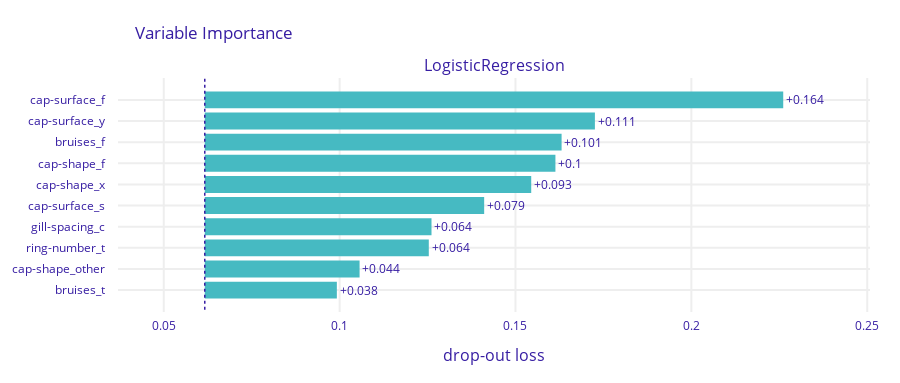

The notebook cell saved with this chart:
### Code cell
model_lr.model_explore()

### Figure 1 — Plotly figure (JSON) as saved in the notebook; plotly's stock layout.template omitted (floating-point values rounded to 4 significant figures)
{"data": [{"base": 0.06166, "hoverinfo": "text", "hoverlabel": {"bgcolor": "rgba(0,0,0,0.8)"}, "hovertext": ["Model: LogisticRegression loss after<br>variable: cap-surface_f is permuted: 0.226<br>Drop-out loss change: +0.164", "Model: LogisticRegression loss after<br>variable: cap-surface_y is permuted: 0.173<br>Drop-out loss change: +0.111", "Model: LogisticRegression loss after<br>variable: bruises_f is permuted: 0.163<br>Drop-out loss change: +0.101", "Model: LogisticRegression loss after<br>variable: cap-shape_f is permuted: 0.161<br>Drop-out loss change: +0.1", "Model: LogisticRegression loss after<br>variable: cap-shape_x is permuted: 0.154<br>Drop-out loss change: +0.093", "Model: LogisticRegression loss after<br>variable: cap-surface_s is permuted: 0.141<br>Drop-out loss change: +0.079", "Model: LogisticRegression loss after<br>variable: gill-spacing_c is permuted: 0.126<br>Drop-out loss change: +0.064", "Model: LogisticRegression loss after<br>variable: ring-number_t is permuted: 0.125<br>Drop-out loss change: +0.064", "Model: LogisticRegression loss after<br>variable: cap-shape_other is permuted: 0.106<br>Drop-out loss change: +0.044", "Model: LogisticRegression loss after<br>variable: bruises_t is permuted: 0.099<br>Drop-out loss change: +0.038"], "marker": {"color": "#46bac2"}, "orientation": "h", "showlegend": false, "text": ["+0.164", "+0.111", "+0.101", "+0.1", "+0.093", "+0.079", "+0.064", "+0.064", "+0.044", "+0.038"], "textposition": "outside", "type": "bar", "x": [0.1645, 0.1109, 0.1014, 0.09969, 0.09281, 0.07944, 0.06446, 0.06369, 0.04401, 0.03755], "xaxis": "x", "y": ["cap-surface_f", "cap-surface_y", "bruises_f", "cap-shape_f", "cap-shape_x", "cap-surface_s", "gill-spacing_c", "ring-number_t", "cap-shape_other", "bruises_t"], "yaxis": "y"}], "layout": {"annotations": [{"font": {"size": 16}, "showarrow": false, "text": "LogisticRegression", "x": 0.5, "xanchor": "center", "xref": "paper", "y": 1, "yanchor": "bottom", "yref": "paper"}, {"font": {"size": 16}, "showarrow": false, "text": "drop-out loss", "x": 0.5, "xanchor": "center", "xref": "paper", "y": 0, "yanchor": "top", "yref": "paper", "yshift": -30}], "font": {"color": "#371ea3"}, "height": 383, "margin": {"b": 71, "r": 30, "t": 78}, "shapes": [{"line": {"color": "#371ea3", "dash": "dot", "width": 1.5}, "type": "line", "x0": 0.06166, "x1": 0.06166, "xref": "x", "y0": -1, "y1": 10, "yref": "y"}], "title": {"text": "Variable Importance", "x": 0.15}, "xaxis": {"anchor": "y", "automargin": true, "domain": [0, 1], "fixedrange": true, "gridwidth": 2, "range": [0.03699, 0.2508], "tickcolor": "white", "ticklen": 3, "ticks": "outside", "type": "linear", "zeroline": false}, "yaxis": {"anchor": "x", "automargin": true, "autorange": "reversed", "domain": [0, 1], "fixedrange": true, "gridwidth": 2, "tickcolor": "white", "ticklen": 10, "ticks": "outside", "type": "category"}}}
